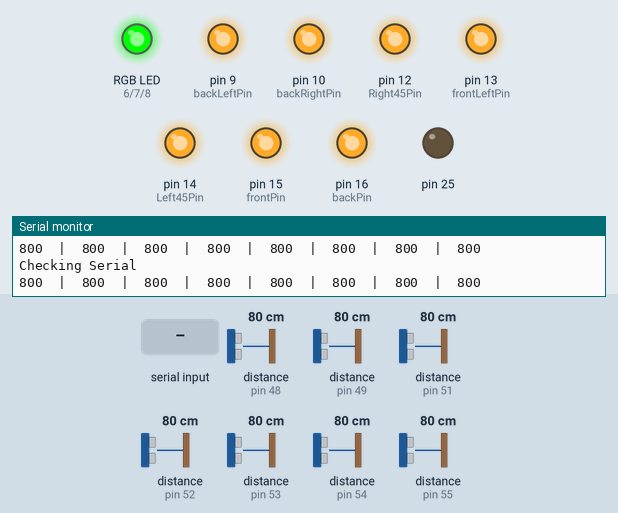
The sketch below on a simulated Arduino Mega 2560, built with avr-gcc and run on an emulated ATmega2560. On the bench: an RGB LED mixed from three pins (HIGH = lit), output pins drawn as LEDs (lit = HIGH), the last lines printed to the serial monitor. Dashed ring = blinking. The inputs (shaded band) are chosen by the test bench; at power-on: distance to the obstacle (sensors on pin 48, pin 49, pin 51, pin 52, pin 53, pin 54, pin 55) 80 cm. Pins used as bus, display or sensor lines are not drawn.

Above: at 5.1 s.
5.2 s: distance to the obstacle (sensor on pin 48) set to 197 cm
8.2 s: distance to the obstacle (sensor on pin 48) set to 203 cm
At 9.4 s:
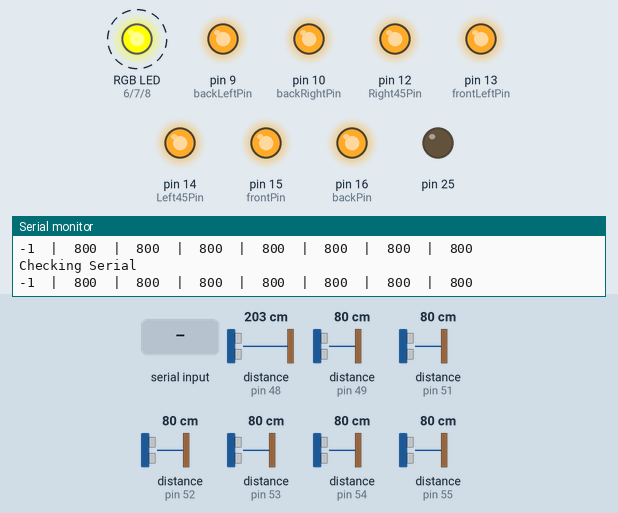
11.2 s: "1" received over the second serial link
At 12.9 s:
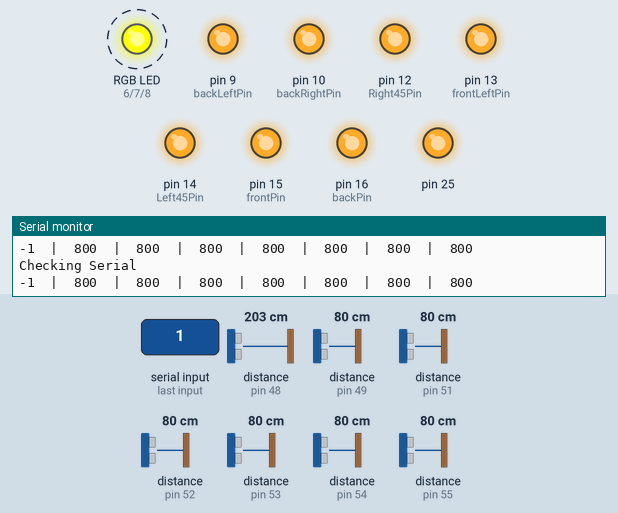
14.2 s: distance to the obstacle (sensor on pin 48) set to 2 cm
At 15.5 s:
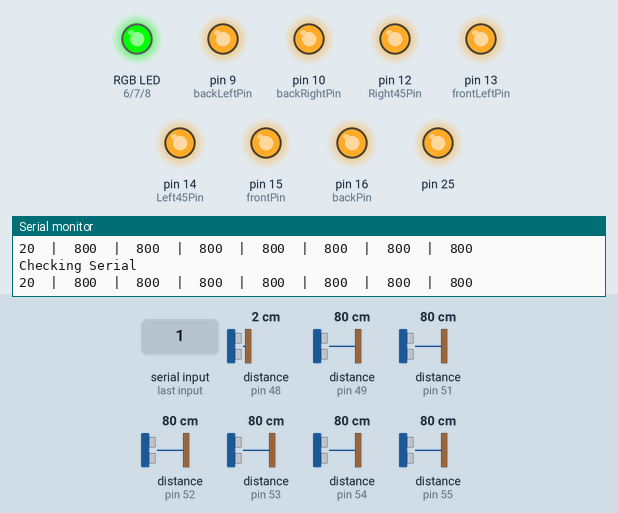
17.2 s: distance to the obstacle (sensor on pin 48) set to 299 cm
At 17.42 s:
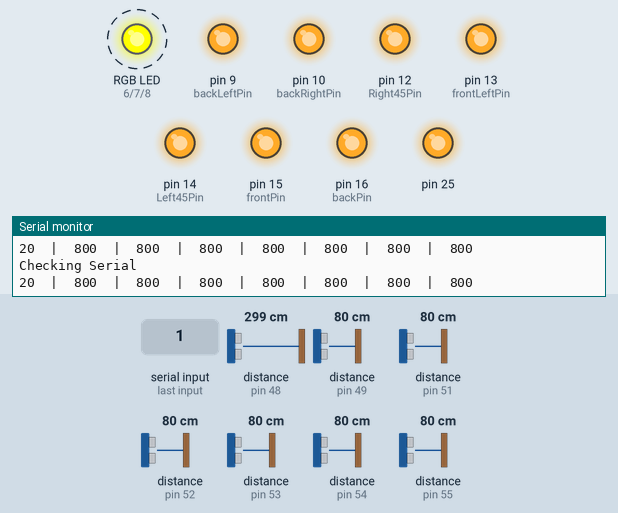
20.2 s: distance to the obstacle (sensor on pin 48) set to 9 cm
At 21.4 s:
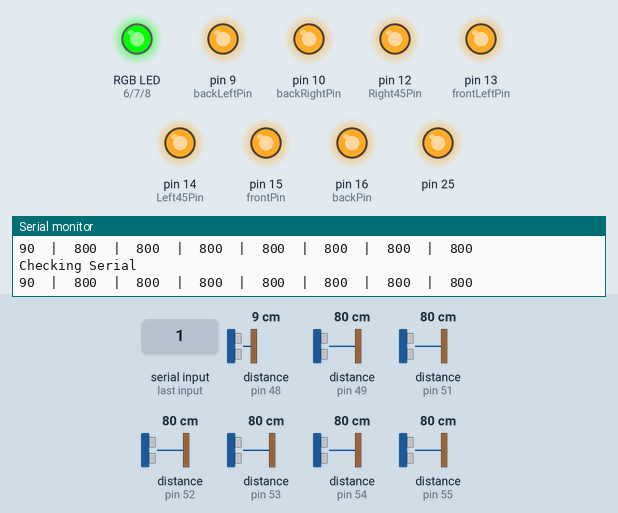
Timing chart, 0 to 23.2 s (numbered marks = the images above; inputs shaded):
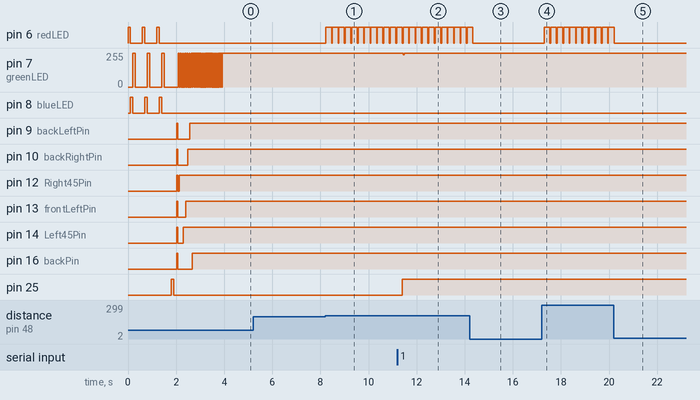

The sketch:

WRO_car_TOF_0.9.ino
```cpp
#include "Adafruit_VL53L0X.h"
#include <SoftwareSerial.h>

SoftwareSerial TOFBus(17, 18); // RX, TX

//sensor addresses
#define LOX1_ADDRESS 0x30
#define LOX2_ADDRESS 0x31
#define LOX3_ADDRESS 0x32
#define LOX4_ADDRESS 0x33
#define LOX5_ADDRESS 0x34
#define LOX6_ADDRESS 0x35
#define LOX7_ADDRESS 0x36
#define LOX8_ADDRESS 0x37

const short int serialAdress = 3;

//ControlPins
const int frontPin = 15;
const int Right45Pin = 12;
const int frontRightPin = 11;
const int Left45Pin = 14;
const int frontLeftPin = 13;
const int backRightPin = 10;
const int backLeftPin = 9;
const int backPin = 16;

//Create the sensor objects
Adafruit_VL53L0X front = Adafruit_VL53L0X();
Adafruit_VL53L0X right45 = Adafruit_VL53L0X();
Adafruit_VL53L0X frontRight = Adafruit_VL53L0X();
Adafruit_VL53L0X left45 = Adafruit_VL53L0X();
Adafruit_VL53L0X frontLeft = Adafruit_VL53L0X();
Adafruit_VL53L0X backRight = Adafruit_VL53L0X();
Adafruit_VL53L0X backLeft = Adafruit_VL53L0X();
Adafruit_VL53L0X back = Adafruit_VL53L0X();

//Create the RanginemeasurementData object to hold the measurement data
VL53L0X_RangingMeasurementData_t frontMeas;
VL53L0X_RangingMeasurementData_t right45Meas;
VL53L0X_RangingMeasurementData_t frontRightMeas;
VL53L0X_RangingMeasurementData_t left45Meas;
VL53L0X_RangingMeasurementData_t frontLeftMeas;
VL53L0X_RangingMeasurementData_t backRightMeas;
VL53L0X_RangingMeasurementData_t backLeftMeas;
VL53L0X_RangingMeasurementData_t backMeas;


//IndicatorLED constants
const int redLED = 6;
const int  greenLED= 7;
const int blueLED = 8;

    int frontVal;
    int right45Val;
    int frontRightVal;
    int left45Val;
    int frontLeftVal;
    int backRightVal;
    int backLeftVal;
    int backVal;

void setup() {

  TOFBus.begin(57600);
  Serial.begin(115200);

    pinMode(25, OUTPUT);
    pinMode(redLED, OUTPUT);
    pinMode(blueLED, OUTPUT);
    pinMode(greenLED, OUTPUT);


    pinMode(frontPin, OUTPUT);
    pinMode(Right45Pin, OUTPUT);
    pinMode(frontRightPin, OUTPUT);
    pinMode(Left45Pin, OUTPUT);
    pinMode(frontLeftPin, OUTPUT);
    pinMode(backRightPin, OUTPUT);
    pinMode(backLeftPin, OUTPUT);
    pinMode(backPin, OUTPUT);


  digitalWrite(redLED, LOW);
  digitalWrite(blueLED, LOW);
  digitalWrite(greenLED,LOW);

  for(int i = 0; i<3; i++){
    Serial.println("Flash");
    digitalWrite(redLED, HIGH);
    delay(100);
    digitalWrite(redLED,LOW);

    digitalWrite(blueLED, HIGH);
    delay(100);
    digitalWrite(blueLED,LOW);

    digitalWrite(greenLED, HIGH);
    delay(100);
    digitalWrite(greenLED,LOW);
    delay(300);
  }

  // wait until serial port opens for native USB devices
  //while (! Serial) {
    digitalWrite(25, HIGH);
    delay(100);
    digitalWrite(25,LOW);
    delay(100);
 // }

  Serial.println("Adafruit VL53L0X test");

  setUpSensors();
  // power

const int timingBudget = 20;

  front.setMeasurementTimingBudgetMicroSeconds(timingBudget);
right45.setMeasurementTimingBudgetMicroSeconds(timingBudget);
frontRight.setMeasurementTimingBudgetMicroSeconds(timingBudget);
left45.setMeasurementTimingBudgetMicroSeconds(timingBudget);
frontLeft.setMeasurementTimingBudgetMicroSeconds(timingBudget);
backRight.setMeasurementTimingBudgetMicroSeconds(timingBudget);
backLeft.setMeasurementTimingBudgetMicroSeconds(timingBudget);
back.setMeasurementTimingBudgetMicroSeconds(timingBudget);


  Serial.println(F("VL53L0X API Simple Ranging example\n\n"));

}


void loop() {
 digitalWrite(blueLED, HIGH);
 digitalWrite(redLED, LOW);
     frontVal = readFront();
     // checkSerial();
     right45Val = readRight45();
     // checkSerial();
     frontRightVal = readFrontRight();
    //  checkSerial();
     left45Val = readLeft45();
     // checkSerial();
     frontLeftVal = readFrontLeft();
     //  checkSerial();
     backRightVal = readBackRight();
     // checkSerial();
     backLeftVal = readBackLeft();
     // checkSerial();
     backVal = readBack();
checkSerial();


    Serial.print( frontVal );
    Serial.print("  |  ");

        Serial.print( right45Val );
    Serial.print("  |  ");
        Serial.print( frontRightVal );
    Serial.print("  |  ");
        Serial.print( left45Val );
    Serial.print("  |  ");
        Serial.print( frontLeftVal );
    Serial.print("  |  ");
        Serial.print( backRightVal );
    Serial.print("  |  ");
        Serial.print( backLeftVal );
    Serial.print("  |  ");
        Serial.print( backVal );
    Serial.println("" );
 //int request =


  //delay(100);
}


int readFront(){
   //Serial.print("Reading a measurement... ");
   digitalWrite(greenLED, HIGH);
   digitalWrite(blueLED, LOW);
  front.rangingTest(&frontMeas, false); // pass in 'true' to get debug data printout!
    digitalWrite(greenLED, LOW);
  if (frontMeas.RangeStatus != 4) {  // phase failures have incorrect data
   // Serial.print("Distance (mm): "); Serial.println(frontMeas.RangeMilliMeter);

   if(frontMeas.RangeMilliMeter != 8191){
    return frontMeas.RangeMilliMeter;
   }else{
    digitalWrite(redLED, HIGH);

    return -1;
   }
  } else {
   // Serial.println(" out of range ");
  }
digitalWrite(redLED, HIGH);

return -1;

}
int checkSerial() {
Serial.println("Checking Serial");
  if (TOFBus.available() > 0) {
    Serial.println("SERIAL FOUND");
    digitalWrite(redLED, HIGH);
    digitalWrite(blueLED, HIGH);
    digitalWrite(greenLED, HIGH);
    digitalWrite(25, HIGH);
       //dataPackets = "<3><120>";
    byte request = TOFBus.read();
    Serial.println(request);
 if(request == 0){
  sendInt(frontVal);


 } else if(request == 1){
  sendInt(right45Val);
 }else if(request == 2){
  sendInt(frontRightVal);
 }else if(request == 3){
  sendInt(left45Val);
 }else if(request == 4){
  sendInt(frontLeftVal);
 }else if(request == 5){
  sendInt(backRightVal);
 }else if(request == 6){
  sendInt(backLeftVal);
 }else if(request == 7){
  sendInt(backVal);
 }else if(request == 8){
sendInt(frontVal);
  sendInt(right45Val);
  sendInt(frontRightVal);
sendInt(left45Val);
  sendInt(frontLeftVal);
  sendInt(backRightVal);
    sendInt(backLeftVal);
      sendInt(backVal);
 }

 digitalWrite(redLED, LOW);
    digitalWrite(blueLED, LOW);
    digitalWrite(greenLED, LOW);
    digitalWrite(25, HIGH);
  }
  return -1;
}
void sendInt(int sendInt){
  byte b1 = sendInt>>8;
  byte b2 = sendInt;
  TOFBus.write(b1);
  TOFBus.write(b2);

}
int recieveInt() {
  byte b1 = TOFBus.read();
  byte b2 = TOFBus.read();

  int returnInt = b1;

  returnInt = returnInt << 8;
  returnInt += b2;

  return returnInt;
}
int readRight45(){
   //Serial.print("Reading a measurement... ");
   digitalWrite(greenLED, HIGH);
   digitalWrite(blueLED, LOW);
  right45.rangingTest(&right45Meas, false); // pass in 'true' to get debug data printout!
    digitalWrite(greenLED, LOW);
  if (right45Meas.RangeStatus != 4) {  // phase failures have incorrect data
   // Serial.print("Distance (mm): "); Serial.println(frontMeas.RangeMilliMeter);

   if(right45Meas.RangeMilliMeter != 8191){
    return right45Meas.RangeMilliMeter;
   }else{
    digitalWrite(redLED, HIGH);

    return -1;
   }
  } else {
   // Serial.println(" out of range ");
  }
digitalWrite(redLED, HIGH);

return -1;

}

int readFrontRight(){
   //Serial.print("Reading a measurement... ");
   digitalWrite(greenLED, HIGH);
   digitalWrite(blueLED, LOW);
  left45.rangingTest(&frontRightMeas, false); // pass in 'true' to get debug data printout!
    digitalWrite(greenLED, LOW);
  if (frontRightMeas.RangeStatus != 4) {  // phase failures have incorrect data
   // Serial.print("Distance (mm): "); Serial.println(frontMeas.RangeMilliMeter);

   if(frontRightMeas.RangeMilliMeter != 8191){
    return frontRightMeas.RangeMilliMeter;
   }else{
    digitalWrite(redLED, HIGH);

    return -1;
   }
  } else {
   // Serial.println(" out of range ");
  }
digitalWrite(redLED, HIGH);

return -1;

}

int readLeft45(){
   //Serial.print("Reading a measurement... ");
   digitalWrite(greenLED, HIGH);
   digitalWrite(blueLED, LOW);
  left45.rangingTest(&left45Meas, false); // pass in 'true' to get debug data printout!
    digitalWrite(greenLED, LOW);
  if (left45Meas.RangeStatus != 4) {  // phase failures have incorrect data
   // Serial.print("Distance (mm): "); Serial.println(frontMeas.RangeMilliMeter);

   if(left45Meas.RangeMilliMeter != 8191){
    return left45Meas.RangeMilliMeter;
   }else{
    digitalWrite(redLED, HIGH);

    return -1;
   }
  } else {
   // Serial.println(" out of range ");
  }
digitalWrite(redLED, HIGH);

return -1;

}

int readFrontLeft(){
   //Serial.print("Reading a measurement... ");
   digitalWrite(greenLED, HIGH);
   digitalWrite(blueLED, LOW);
  frontLeft.rangingTest(&frontLeftMeas, false); // pass in 'true' to get debug data printout!
    digitalWrite(greenLED, LOW);
  if (frontLeftMeas.RangeStatus != 4) {  // phase failures have incorrect data
   // Serial.print("Distance (mm): "); Serial.println(frontMeas.RangeMilliMeter);

   if(frontLeftMeas.RangeMilliMeter != 8191){
    return frontLeftMeas.RangeMilliMeter;
   }else{
    digitalWrite(redLED, HIGH);

    return -1;
   }
  } else {
   // Serial.println(" out of range ");
  }
digitalWrite(redLED, HIGH);

return -1;

}

int readBackLeft(){
   //Serial.print("Reading a measurement... ");
   digitalWrite(greenLED, HIGH);
   digitalWrite(blueLED, LOW);
  backLeft.rangingTest(&backLeftMeas, false); // pass in 'true' to get debug data printout!
    digitalWrite(greenLED, LOW);
  if (backLeftMeas.RangeStatus != 4) {  // phase failures have incorrect data
   // Serial.print("Distance (mm): "); Serial.println(frontMeas.RangeMilliMeter);

   if(backLeftMeas.RangeMilliMeter != 8191){
    return backLeftMeas.RangeMilliMeter;
   }else{
    digitalWrite(redLED, HIGH);

    return -1;
   }
  } else {
   // Serial.println(" out of range ");
  }
digitalWrite(redLED, HIGH);

return -1;

}

int readBackRight(){
   //Serial.print("Reading a measurement... ");
   digitalWrite(greenLED, HIGH);
   digitalWrite(blueLED, LOW);
  backRight.rangingTest(&backRightMeas, false); // pass in 'true' to get debug data printout!
    digitalWrite(greenLED, LOW);
  if (backRightMeas.RangeStatus != 4) {  // phase failures have incorrect data
   // Serial.print("Distance (mm): "); Serial.println(frontMeas.RangeMilliMeter);

   if(backRightMeas.RangeMilliMeter != 8191){
    return backRightMeas.RangeMilliMeter;
   }else{
    digitalWrite(redLED, HIGH);

    return -1;
   }
  } else {
   // Serial.println(" out of range ");
  }
digitalWrite(redLED, HIGH);

return -1;

}

int readBack(){
   //Serial.print("Reading a measurement... ");
   digitalWrite(greenLED, HIGH);
   digitalWrite(blueLED, LOW);
  back.rangingTest(&backMeas, false); // pass in 'true' to get debug data printout!
    digitalWrite(greenLED, LOW);
  if (backMeas.RangeStatus != 4) {  // phase failures have incorrect data
   // Serial.print("Distance (mm): "); Serial.println(frontMeas.RangeMilliMeter);

   if(backMeas.RangeMilliMeter < 2500){
    return backMeas.RangeMilliMeter;
   }else{
    digitalWrite(redLED, HIGH);

    return -1;
   }
  } else {
   // Serial.println(" out of range ");
  }
digitalWrite(redLED, HIGH);

return -1;

}

void setUpSensors(){
 digitalWrite(frontPin, LOW);
 digitalWrite(Right45Pin, LOW);
 digitalWrite(frontRightPin, LOW);
 digitalWrite(Left45Pin, LOW);
 digitalWrite(frontLeftPin, LOW);
 digitalWrite(backRightPin, LOW);
 digitalWrite(backLeftPin, LOW);
 digitalWrite(backPin, LOW);

delay(30);

digitalWrite(frontPin, HIGH);
 digitalWrite(Right45Pin, HIGH);
 digitalWrite(frontRightPin, HIGH);
 digitalWrite(Left45Pin, HIGH);
 digitalWrite(frontLeftPin, HIGH);
 digitalWrite(backRightPin, HIGH);
 digitalWrite(backLeftPin, HIGH);
 digitalWrite(backPin, HIGH);

 delay(30);

 digitalWrite(frontPin, HIGH);
 digitalWrite(Right45Pin, LOW);
 digitalWrite(frontRightPin, LOW);
 digitalWrite(Left45Pin, LOW);
 digitalWrite(frontLeftPin, LOW);
 digitalWrite(backRightPin, LOW);
 digitalWrite(backLeftPin, LOW);
 digitalWrite(backPin, LOW);

   if(!front.begin(LOX1_ADDRESS)) {
    Serial.println(F("Failed to boot front VL53L0X"));
    setUpFailedError(1);

  }else{
     Serial.println(F("boot front VL53L0X SUCSESS"));
  }

  delay(30);
  digitalWrite(greenLED, HIGH);
  delay(30);
  digitalWrite(greenLED, LOW);


 digitalWrite(Right45Pin, HIGH);
 digitalWrite(frontRightPin, LOW);
 digitalWrite(Left45Pin, LOW);
 digitalWrite(frontLeftPin, LOW);
 digitalWrite(backRightPin, LOW);
 digitalWrite(backLeftPin, LOW);
 digitalWrite(backPin, LOW);

  delay(30);
   if(!right45.begin(LOX2_ADDRESS)) {
    Serial.println(F("Failed to boot Right45 VL53L0X"));
    setUpFailedError(2);

  }else{
     Serial.println(F("boot right45 VL53L0X SUCSESS"));
  }


  delay(30);
  digitalWrite(greenLED, HIGH);
  delay(30);
  digitalWrite(greenLED, LOW);

 digitalWrite(frontPin, HIGH);
 digitalWrite(Right45Pin, HIGH);
 digitalWrite(frontRightPin, HIGH);
 digitalWrite(Left45Pin, LOW);
 digitalWrite(frontLeftPin, LOW);
 digitalWrite(backRightPin, LOW);
 digitalWrite(backLeftPin, LOW);
 digitalWrite(backPin, LOW);

  delay(30);
   if(!frontRight.begin(LOX3_ADDRESS)) {
    Serial.println(F("Failed to boot frontRight VL53L0X"));
    setUpFailedError(3);

  } else{
     Serial.println(F("boot frontRight VL53L0X SUCSESS"));
  }

 delay(30);
 digitalWrite(greenLED, HIGH);
  delay(30);
  digitalWrite(greenLED, LOW);
   digitalWrite(frontPin, HIGH);
 digitalWrite(Right45Pin, HIGH);
 digitalWrite(frontRightPin, HIGH);
 digitalWrite(Left45Pin, HIGH);
 digitalWrite(frontLeftPin, LOW);
 digitalWrite(backRightPin, LOW);
 digitalWrite(backLeftPin, LOW);
 digitalWrite(backPin, LOW);

  delay(30);
   if(!left45.begin(LOX4_ADDRESS)) {
    Serial.println(F("Failed to boot left45 VL53L0X"));
    setUpFailedError(4);

  }else{
     Serial.println(F("boot left45 VL53L0X SUCSESS"));
  }

 delay(30);
 digitalWrite(greenLED, HIGH);
  delay(30);
  digitalWrite(greenLED, LOW);
   digitalWrite(frontPin, HIGH);
 digitalWrite(Right45Pin, HIGH);
 digitalWrite(frontRightPin, HIGH);
 digitalWrite(Left45Pin, HIGH);
 digitalWrite(frontLeftPin, HIGH);
 digitalWrite(backRightPin, LOW);
 digitalWrite(backLeftPin, LOW);
 digitalWrite(backPin, LOW);

  delay(30);
   if(!frontLeft.begin(LOX5_ADDRESS)) {
    Serial.println(F("Failed to boot frontLeft VL53L0X"));
    setUpFailedError(5);

  }else{
     Serial.println(F("boot frontLeft VL53L0X SUCSESS"));
  }

  delay(30);
  digitalWrite(greenLED, HIGH);
  delay(30);
  digitalWrite(greenLED, LOW);
   digitalWrite(frontPin, HIGH);
 digitalWrite(Right45Pin, HIGH);
 digitalWrite(frontRightPin, HIGH);
 digitalWrite(Left45Pin, HIGH);
 digitalWrite(frontLeftPin, HIGH);
 digitalWrite(backRightPin, HIGH);
 digitalWrite(backLeftPin, LOW);
 digitalWrite(backPin, LOW);

  delay(30);
   if(!backRight.begin(LOX6_ADDRESS)) {
    Serial.println(F("Failed to boot backRight VL53L0X"));
    setUpFailedError(6);

  }else{
     Serial.println(F("boot backRight VL53L0X SUCSESS"));
  }


  delay(30);
  digitalWrite(greenLED, HIGH);
  delay(30);
  digitalWrite(greenLED, LOW);
   digitalWrite(frontPin, HIGH);
 digitalWrite(Right45Pin, HIGH);
 digitalWrite(frontRightPin, HIGH);
 digitalWrite(Left45Pin, HIGH);
 digitalWrite(frontLeftPin, HIGH);
 digitalWrite(backRightPin, HIGH);
 digitalWrite(backLeftPin, HIGH);
 digitalWrite(backPin, LOW);

  delay(30);
   if(!backLeft.begin(LOX7_ADDRESS)) {
    Serial.println(F("Failed to boot backLeft VL53L0X"));
    setUpFailedError(7);

  }else{
     Serial.println(F("boot backLeft VL53L0X SUCSESS"));
  }

delay(30);
digitalWrite(greenLED, HIGH);
  delay(30);
  digitalWrite(greenLED, LOW);
   digitalWrite(frontPin, HIGH);
 digitalWrite(Right45Pin, HIGH);
 digitalWrite(frontRightPin, HIGH);
 digitalWrite(Left45Pin, HIGH);
 digitalWrite(frontLeftPin, HIGH);
 digitalWrite(backRightPin, HIGH);
 digitalWrite(backLeftPin, HIGH);
 digitalWrite(backPin, HIGH);

  delay(30);
   if(!back.begin(LOX8_ADDRESS)) {
    Serial.println(F("Failed to boot back VL53L0X"));
    setUpFailedError(8);

  }else{
     Serial.println(F("boot back VL53L0X SUCSESS"));
  }


  digitalWrite(greenLED, HIGH);
  delay(30);
  digitalWrite(greenLED, LOW);


  for (int i = 0; i<20; i++){
    digitalWrite(greenLED, HIGH);
  delay(30);
  digitalWrite(greenLED, LOW);
  delay(30);
  }


}


void setUpFailedError(int code){

 for(int j = 0; j<5; j++){
      for (int i = 0; i<code; i++){
        digitalWrite(redLED, HIGH);
        delay(200);
        digitalWrite(redLED, LOW);
        delay(200);
      }
      digitalWrite(redLED, HIGH);
      digitalWrite(blueLED, HIGH);
      digitalWrite(greenLED, HIGH);
      delay(1000);
       digitalWrite(redLED, LOW);
      digitalWrite(blueLED, LOW);
      digitalWrite(greenLED, LOW);
       delay(1000);

}
}
```

Measured:
- the behaviour switches between 200 and 201 cm on distance to the obstacle (sensor on pin 48) (found by bisection; images 0 and 1)
- after the input at 8.2 s, pin 6 (redLED): alternates HIGH for 0.23 s and LOW for 0.03 s, starting at once
- after the input at 11.2 s, pin 7 (greenLED): 255/255 → 242/255 after 0.24 s, → 255/255 0.04 s later; pin 25: LOW → HIGH after 0.20 s
- after the input at 14.2 s, pin 6 (redLED): goes on until 14.3 s, then stays LOW
- after the input at 17.2 s, pin 6 (redLED): alternates HIGH for 0.23 s and LOW for 0.03 s, starting after 0.11 s
- after the input at 20.2 s, pin 6 (redLED): goes on until 20.2 s, then stays LOW
